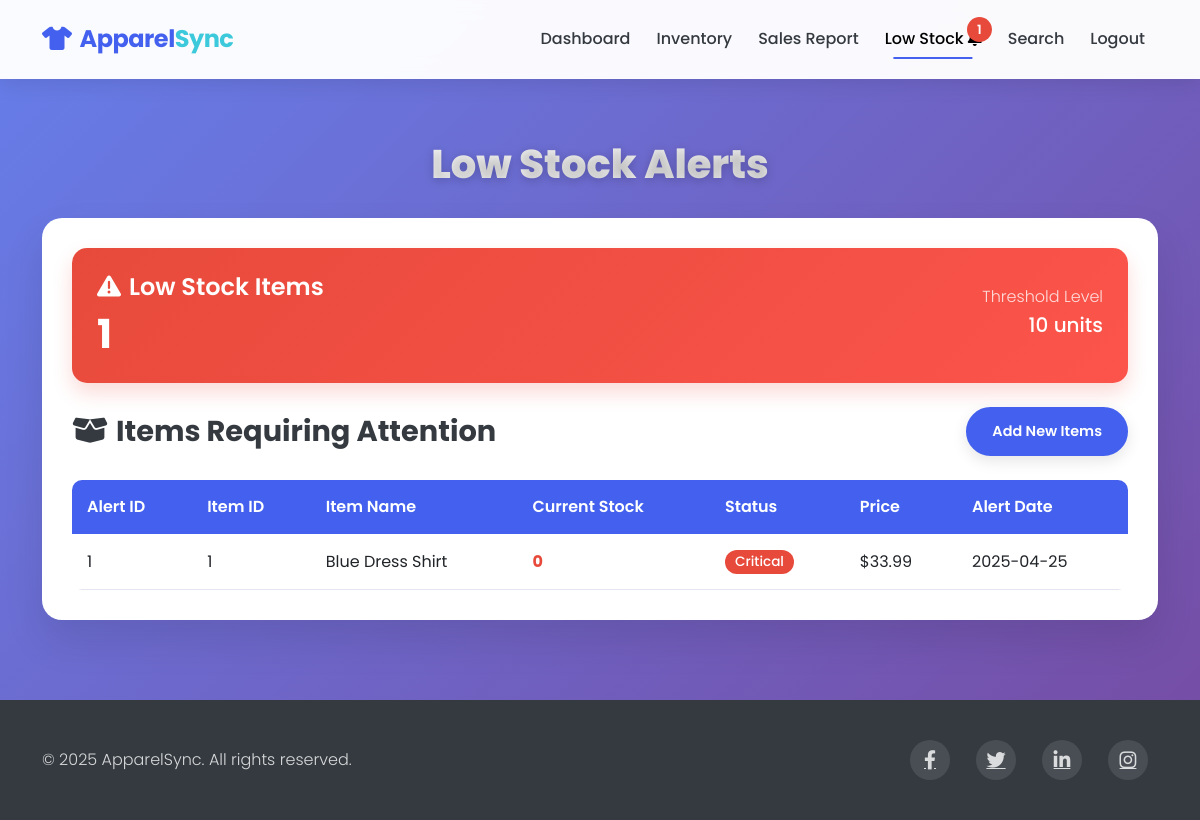
Page /dashboard/low_stock (signed in) on the earlier database version.
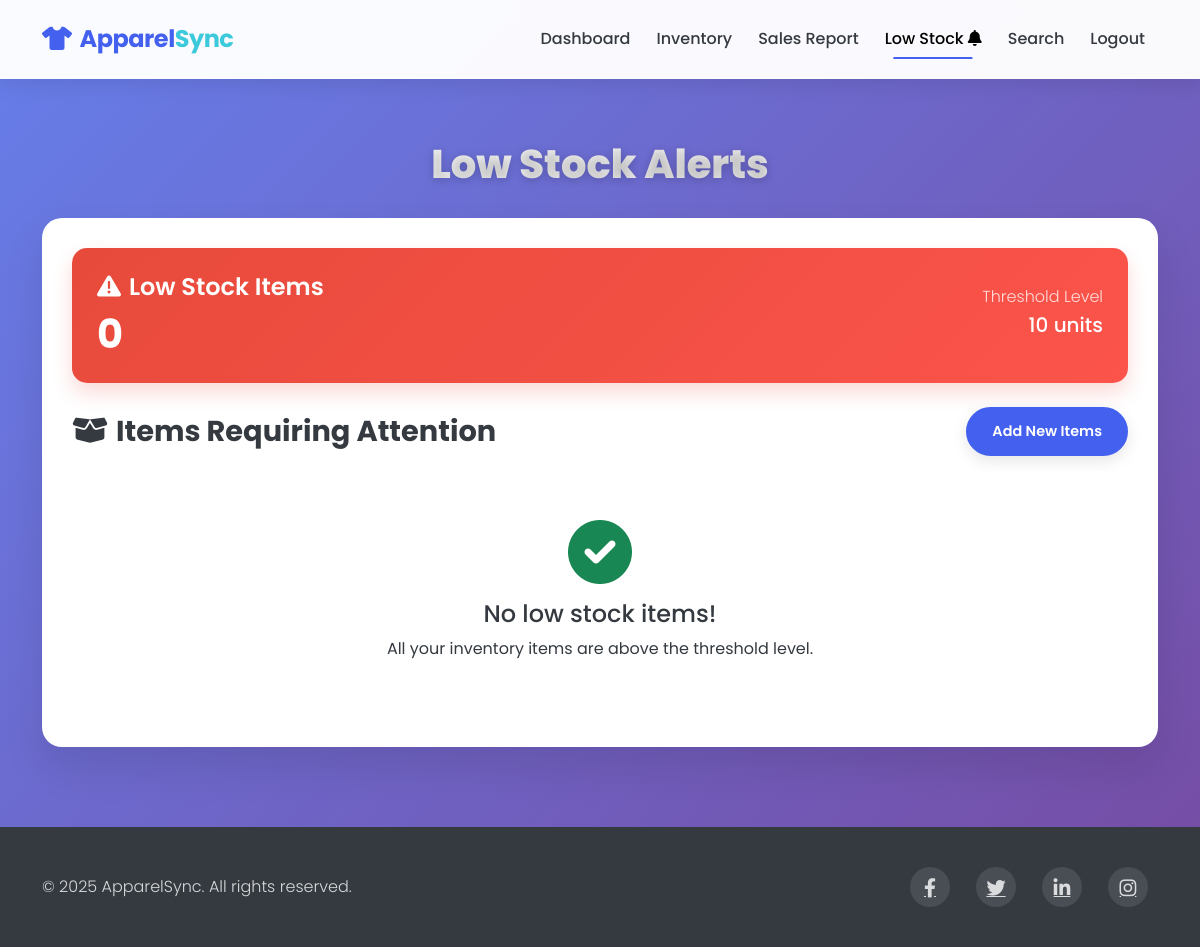
Same page on the later database version.
### models.py (models this page shows)
class LowStock(db.Model):
    id = db.Column(db.Integer, primary_key=True)
    item_id = db.Column(db.Integer, db.ForeignKey('inventory_item.id'), nullable=False)
    threshold = db.Column(db.Integer, nullable=False, default=10)
    alert_date = db.Column(db.DateTime, nullable=False, default=datetime.utcnow)
    resolved = db.Column(db.Boolean, default=False)

class InventoryItem(db.Model):
    id = db.Column(db.Integer, primary_key=True)
    item_name = db.Column(db.String(100), nullable=False)
    quantity = db.Column(db.Integer, nullable=False)
    price = db.Column(db.Float, nullable=False)
    discount = db.Column(db.Float, default=0.0)
    sales = db.relationship('Sale', backref='item', lazy=True)
    low_stock_alerts = db.relationship('LowStock', backref='item', lazy=True)

### routes.py (the view)
@app.route('/dashboard/low_stock', methods=['GET'])
@login_required
def low_stock():
    low_stock_alerts = LowStock.query.filter_by(resolved=False).all()
    threshold = 10  # Default threshold
    low_inventory = InventoryItem.query.filter(InventoryItem.quantity < threshold).all()
    alerted_item_ids = {alert.item_id for alert in low_stock_alerts}
    for item in low_inventory:
        if item.id not in alerted_item_ids:
            new_alert = LowStock(item_id=item.id, threshold=threshold)
            db.session.add(new_alert)
            alerted_item_ids.add(item.id)
    if alerted_item_ids:
        db.session.commit()
        low_stock_alerts = LowStock.query.filter_by(resolved=False).all()
    return render_template('low_stock.html', alerts=low_stock_alerts)

### app.py (called while the page is built)
@login_manager.user_loader
def load_user(user_id):
    return User.query.get(int(user_id))

### templates/low_stock.html (shortened to what the changed rows need)
<!DOCTYPE html>
<html lang="en">
<head>
    <link href="https://cdn.jsdelivr.net/npm/bootstrap@5.3.0-alpha1/dist/css/bootstrap.min.css" rel="stylesheet">
    <link rel="stylesheet" href="https://cdnjs.cloudflare.com/ajax/libs/font-awesome/6.0.0/css/all.min.css">
</head>
<body>
    <nav class="navbar navbar-expand-lg navbar-light py-3 fixed-top">
        <div class="container">
            <div class="collapse navbar-collapse" id="navbarNav">
                <ul class="navbar-nav ms-auto">
                    <li class="nav-item">
                        <a class="nav-link active" href="{{ url_for('low_stock') }}">
                            Low Stock
                            {% if alerts %}
                            <span class="position-relative">
                                <span class="alert-count">{{ alerts|length }}</span>
                            </span>
                            {% else %}
                            <i class="fas fa-bell"></i>
                            {% endif %}
                        </a>
                    </li>
                </ul>
            </div>
        </div>
    </nav>
    <section class="content-section">
        <div class="container">
            <h1 class="page-title">Low Stock Alerts</h1>
            <div class="report-card">
                <div class="stats-card mb-4">
                    <div class="row align-items-center">
                        <div class="col-md-6">
                            <h4 class="mb-2"><i class="fas fa-exclamation-triangle me-2"></i>Low Stock Items</h4>
                            <h2>{{ alerts|length }}</h2>
                        </div>
                    </div>
                </div>
                <div class="table-responsive">
                    {% if alerts %}
                        <table class="inventory-table">
                            <thead>
                                <tr>
                                    <th>Alert ID</th>
                                    <th>Item ID</th>
                                    <th>Item Name</th>
                                    <th>Current Stock</th>
                                    <th>Status</th>
                                    <th>Price</th>
                                    <th>Alert Date</th>
                                </tr>
                            </thead>
                            <tbody>
                                {% for alert in alerts %}
                                <tr>
                                    <td>{{ alert.id }}</td>
                                    <td>{{ alert.item_id }}</td>
                                    <td>{{ alert.item.item_name }}</td>
                                    <td>
                                        {% if alert.item.quantity <= 5 %}
                                            <span class="critical-level">{{ alert.item.quantity }}</span>
                                        {% else %}
                                            <span class="warning-level">{{ alert.item.quantity }}</span>
                                        {% endif %}
                                    </td>
                                    <td>
                                        {% if alert.item.quantity <= 5 %}
                                            <span class="badge badge-stock badge-low">Critical</span>
                                        {% else %}
                                            <span class="badge badge-stock badge-medium">Low</span>
                                        {% endif %}
                                    </td>
                                    <td>${{ "%.2f"|format(alert.item.price) }}</td>
                                    <td>{{ alert.alert_date.strftime('%Y-%m-%d') }}</td>
                                </tr>
                                {% endfor %}
                            </tbody>
                        </table>
                    {% else %}
                        <div class="no-items">
                            <i class="fas fa-check-circle fa-4x mb-3 text-success"></i>
                            <h4>No low stock items!</h4>
                            <p>All your inventory items are above the threshold level.</p>
                        </div>
                    {% endif %}
                </div>
            </div>
        </div>
    </section>
</body>
</html>

Differences in the rows shown:
removed LowStock: id "1", item_id "1", item.item_name "Blue Dress Shirt", item.quantity "0", alert_date "2025-04-25"
removed InventoryItem: item.price "33.99"
Other differences:
{{ alerts|length }}: "1" → "0"
{{ alerts|length }}: "1" → (not shown)
text no longer shown: "Alert ID Item ID Item Name Current Stock Status Price Alert Date"
text now shown: "No low stock items! All your inventory items are above the threshold level."
